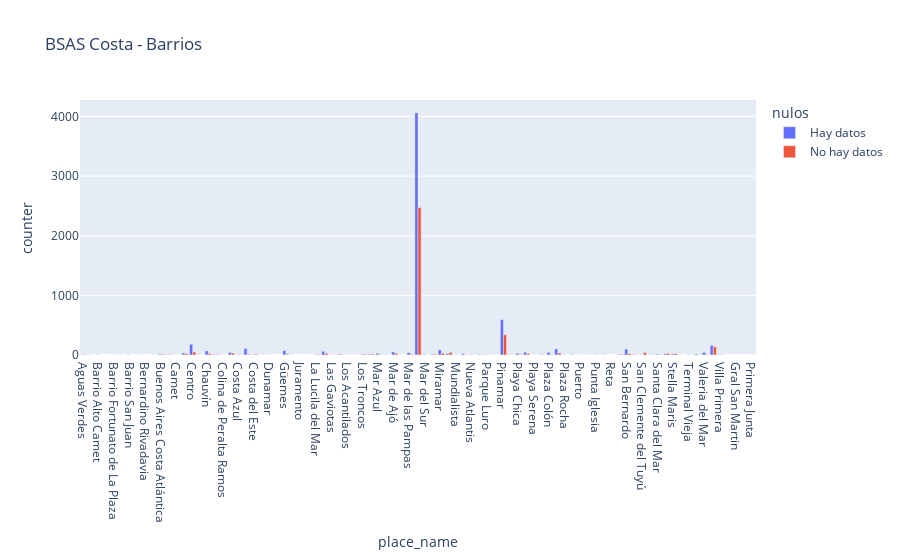

The notebook cell this image was saved under:
### Code cell
bsas_costa_barrios_grupo = bsas_costa.groupby(by=['state_name','place_name','nulos'],as_index=False)['counter'].sum()
bsas_costa_barrios_grupo['nulos'] = bsas_costa_barrios_grupo['nulos'].astype(str)
bsas_costa_barrios_grupo['nulos'] = bsas_costa_barrios_grupo.nulos.str.replace('False','Hay datos')
bsas_costa_barrios_grupo['nulos'] = bsas_costa_barrios_grupo.nulos.str.replace('True','No hay datos')
fig = px.bar(bsas_costa_barrios_grupo, x="place_name", y="counter",
             color='nulos', barmode='group',
             height=400, title=" BSAS Costa - Barrios")
fig.show()

### Figure 1 — Plotly figure (JSON) as saved in the notebook; plotly's stock layout.template omitted (floating-point values rounded to 4 significant figures)
{"data": [{"alignmentgroup": "True", "hovertemplate": "nulos=Hay datos<br>place_name=%{x}<br>counter=%{y}<extra></extra>", "legendgroup": "Hay datos", "marker": {"color": "#636efa"}, "name": "Hay datos", "offsetgroup": "Hay datos", "orientation": "v", "showlegend": true, "textposition": "auto", "type": "bar", "x": ["Aguas Verdes", "Alem", "Barrio Alto Camet", "Barrio Camet", "Barrio Fortunato de La Plaza", "Barrio La Perla Norte", "Barrio San Juan", "Barrio Sarmiento", "Bernardino Rivadavia", "Bosque Peralta Ramos", "Buenos Aires Costa Atlántica", "Caisamar", "Camet", "Cariló", "Centro", "Chapadmalal", "Chauvín", "Claromecó", "Colina de Peralta Ramos", "Constitución", "Costa Azul", "Costa Esmeralda", "Costa del Este", "Don Bosco", "Dunamar", "Faro Norte", "Güemes", "Hermitage", "Juramento", "La Caleta", "La Lucila del Mar", "La Perla", "Las Gaviotas", "Las Toninas", "Los Acantilados", "Los Pinares", "Los Troncos", "Macrocentro", "Mar Azul", "Mar Chiquita", "Mar de Ajó", "Mar de Cobo", "Mar de las Pampas", "Mar del Plata", "Mar del Sur", "Mar del Tuyú", "Miramar", "Monte Hermoso", "Mundialista", "Necochea", "Nueva Atlantis", "Ostende", "Parque Luro", "Pehuen-có", "Pinamar", "Pinos de Anchorena", "Playa Chica", "Playa Grande", "Playa Serena", "Playa Varese", "Plaza Colón", "Plaza Mitre", "Plaza Rocha", "Pompeya", "Puerto", "Punta Alta", "Punta Iglesia", "Punta Mogotes", "Reta", "Rumenco", "San Bernardo", "San Carlos", "San Clemente del Tuyú", "San Juan", "Santa Clara del Mar", "Santa Teresita", "Stella Maris", "Terminal Nueva", "Terminal Vieja", "Torreón", "Valeria del Mar", "Villa Gesell", "Villa Primera"], "xaxis": "x", "y": [6, 2, 4, 1, 2, 3, 4, 1, 1, 1, 14, 9, 2, 33, 181, 5, 69, 9, 1, 44, 9, 111, 6, 1, 2, 1, 75, 2, 1, 1, 8, 61, 1, 13, 4, 1, 11, 14, 27, 6, 53, 1, 37, 4063, 6, 11, 86, 26, 2, 22, 8, 9, 8, 1, 592, 3, 27, 47, 1, 8, 44, 102, 7, 8, 1, 2, 5, 5, 1, 6, 100, 8, 8, 4, 14, 20, 18, 1, 6, 17, 44, 161, 10], "yaxis": "y"}, {"alignmentgroup": "True", "hovertemplate": "nulos=No hay datos<br>place_name=%{x}<br>counter=%{y}<extra></extra>", "legendgroup": "No hay datos", "marker": {"color": "#EF553B"}, "name": "No hay datos", "offsetgroup": "No hay datos", "orientation": "v", "showlegend": true, "textposition": "auto", "type": "bar", "x": ["Aguas Verdes", "Alfar", "Barrio Sarmiento", "Bosque Peralta Ramos", "Buenos Aires Costa Atlántica", "Caisamar", "Camet", "Cariló", "Centro", "Chauvín", "Claromecó", "Constitución", "Costa Azul", "Costa Esmeralda", "Costa del Este", "Don Bosco", "Dunamar", "Gral San Martin", "Güemes", "La Lucila del Mar", "La Perla", "Las Gaviotas", "Las Toninas", "Los Acantilados", "Los Pinares", "Los Troncos", "Macrocentro", "Mar Azul", "Mar Chiquita", "Mar de Ajó", "Mar de las Pampas", "Mar del Plata", "Mar del Sur", "Mar del Tuyú", "Materno", "Miramar", "Monte Hermoso", "Mundialista", "Necochea", "Nueva Atlantis", "Ostende", "Parque Luro", "Pinamar", "Pinos de Anchorena", "Playa Chica", "Playa Grande", "Playa Varese", "Plaza Colón", "Plaza Mitre", "Pompeya", "Primera Junta", "Puerto", "Punta Alta", "Punta Iglesia", "Punta Mogotes", "Rumenco", "San Bernardo", "San Carlos", "San Clemente del Tuyú", "San Juan", "Santa Clara del Mar", "Santa Teresita", "Stella Maris", "Terminal Vieja", "Torreón", "Valeria del Mar", "Villa Gesell", "Villa Primera"], "xaxis": "x", "y": [9, 1, 1, 1, 13, 3, 1, 25, 50, 25, 9, 31, 6, 15, 11, 3, 1, 1, 16, 8, 29, 2, 8, 1, 2, 12, 16, 5, 1, 27, 14, 2471, 1, 14, 1, 32, 45, 1, 6, 1, 3, 5, 340, 2, 12, 24, 4, 8, 32, 1, 4, 1, 3, 1, 2, 13, 24, 4, 41, 3, 4, 26, 23, 1, 6, 9, 139, 2], "yaxis": "y"}], "layout": {"autosize": true, "barmode": "group", "legend": {"title": {"text": "nulos"}, "tracegroupgap": 0}, "title": {"text": " BSAS Costa - Barrios"}, "xaxis": {"anchor": "y", "autorange": true, "domain": [0, 1], "range": [-0.5, 86.5], "title": {"text": "place_name"}, "type": "category"}, "yaxis": {"anchor": "x", "autorange": true, "domain": [0, 1], "range": [0, 4277.0], "title": {"text": "counter"}, "type": "linear"}}}
